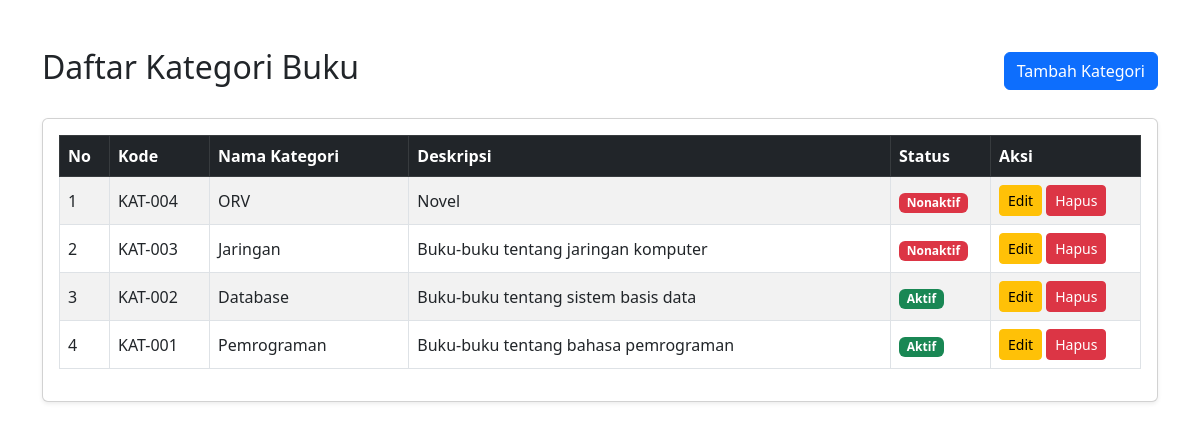
The page / on the database its author committed.
### tables this page shows
CREATE TABLE `kategori` (
  `id_kategori` int(11) NOT NULL,
  `kode_kategori` varchar(10) NOT NULL,
  `nama_kategori` varchar(50) NOT NULL,
  `deskripsi` text DEFAULT NULL,
  `status` enum('Aktif','Nonaktif') DEFAULT 'Aktif',
  `created_at` timestamp NOT NULL DEFAULT current_timestamp()
);

### index.php (the view, shortened to what this page needs)
<?php
require_once 'config/database.php';
$sql = "SELECT * FROM kategori ORDER BY id_kategori DESC";
$stmt = $conn->prepare($sql);
$stmt->execute();
$result = $stmt->get_result();
$data_kategori = $result->fetch_all(MYSQLI_ASSOC) ?? [];
?>
<!DOCTYPE html>
<html lang="id">
<head>
    <link href="https://cdn.jsdelivr.net/npm/bootstrap@5.3.0/dist/css/bootstrap.min.css" rel="stylesheet">
</head>
<body>
<div class="container mt-5">
    <div class="d-flex justify-content-between align-items-center mb-4">
        <h2>Daftar Kategori Buku</h2>
        <a href="create.php" class="btn btn-primary">Tambah Kategori</a>
    </div>
    <div class="card shadow-sm">
        <div class="card-body">
            <table class="table table-striped table-bordered align-middle">
                <thead class="table-dark">
                    <tr>
                        <th width="50">No</th>
                        <th width="100">Kode</th>
                        <th>Nama Kategori</th>
                        <th>Deskripsi</th>
                        <th width="100">Status</th>
                        <th width="150">Aksi</th>
                    </tr>
                </thead>
                <tbody>
                    <?php if (!empty($data_kategori)): ?>
                        <?php $no = 1; ?>
                        <?php foreach ($data_kategori as $row): ?>
                            <tr>
                                <td><?= $no++ ?></td>
                                <td><?= htmlspecialchars($row['kode_kategori']) ?></td>
                                <td><?= htmlspecialchars($row['nama_kategori']) ?></td>
                                <td><?= htmlspecialchars($row['deskripsi'] ?? '-') ?></td>
                                <td>
                                    <?php if ($row['status'] === 'Aktif'): ?>
                                        <span class="badge bg-success">Aktif</span>
                                    <?php else: ?>
                                        <span class="badge bg-danger">Nonaktif</span>
                                    <?php endif; ?>
                                </td>
                                <td>
                                    <a href="edit.php?id=<?= $row['id_kategori'] ?>"
                                       class="btn btn-warning btn-sm">Edit</a>
                                    <button onclick="confirmDelete(<?= $row['id_kategori'] ?>)"
                                            class="btn btn-danger btn-sm">Hapus</button>
                                </td>
                            </tr>
                        <?php endforeach; ?>
                    <?php else: ?>
                        <tr>
                            <td colspan="6" class="text-center">Data tidak ditemukan</td>
                        </tr>
                    <?php endif; ?>
                </tbody>
            </table>
        </div>
    </div>
</div>
</body>
</html>

### rows shown on the page
kategori: kode_kategori "KAT-004", nama_kategori "ORV", deskripsi "Novel", status "Nonaktif"
kategori: kode_kategori "KAT-003", nama_kategori "Jaringan", deskripsi "Buku-buku tentang jaringan komputer", status "Nonaktif"
kategori: kode_kategori "KAT-002", nama_kategori "Database", deskripsi "Buku-buku tentang sistem basis data", status "Aktif"
kategori: kode_kategori "KAT-001", nama_kategori "Pemrograman", deskripsi "Buku-buku tentang bahasa pemrograman", status "Aktif"
